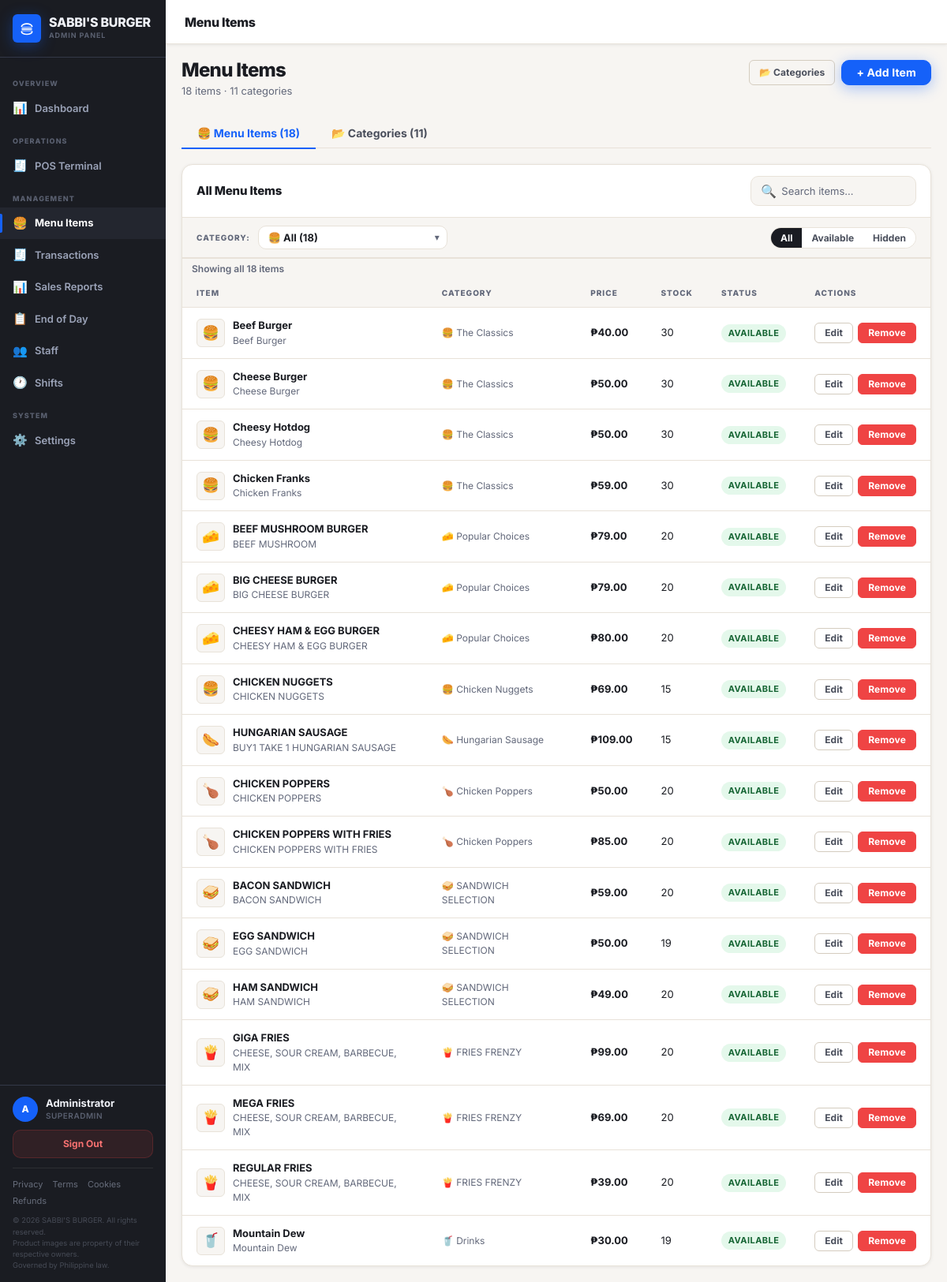
Before: /products (signed in) with the older database file.
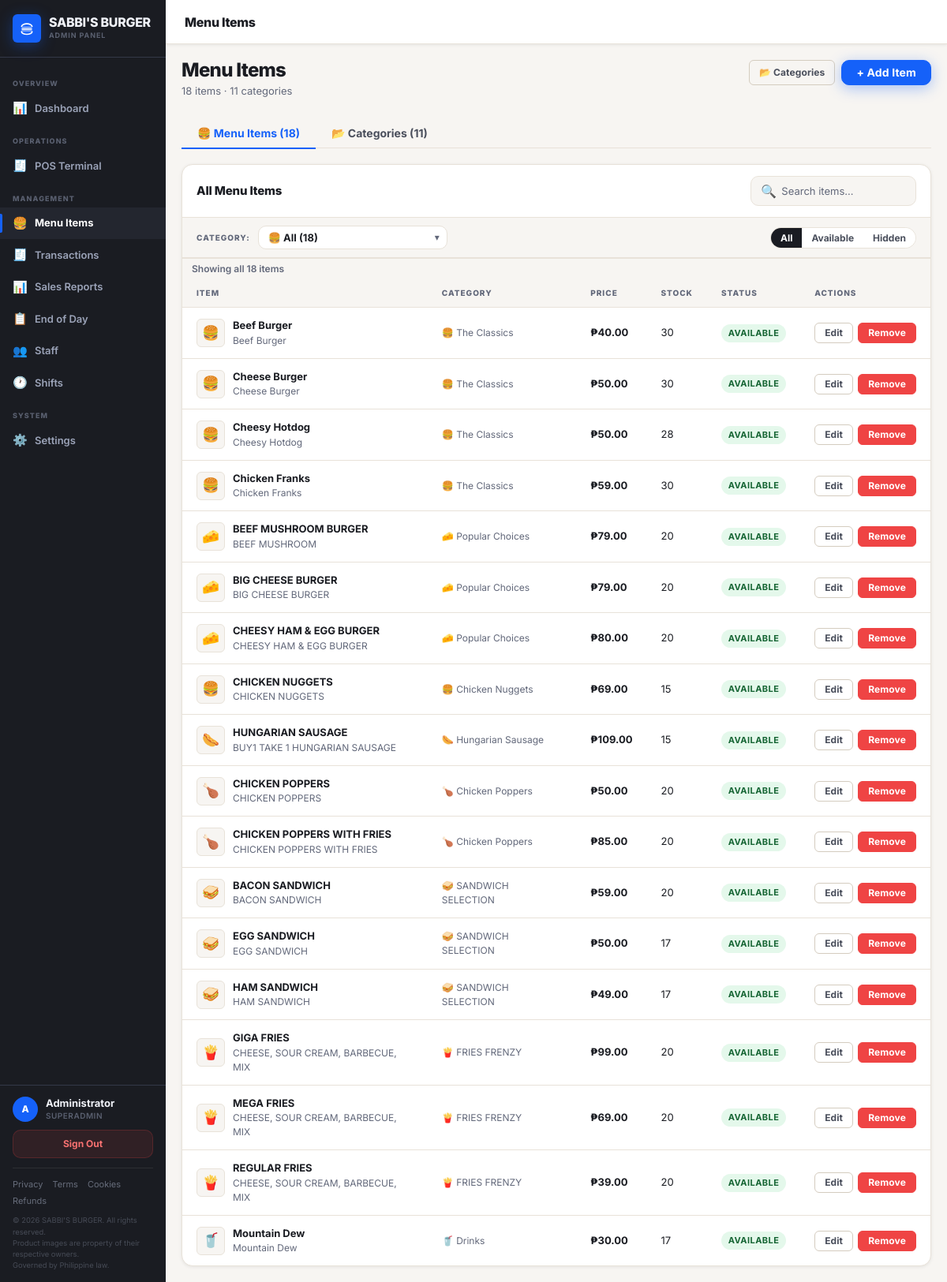
After: the same page with the newer database file.
### tables this page shows
CREATE TABLE products (
    id INTEGER PRIMARY KEY AUTOINCREMENT,
    name TEXT NOT NULL,
    description TEXT,
    price REAL NOT NULL,
    stock INTEGER NOT NULL DEFAULT 99,
    category_id INTEGER,
    barcode TEXT UNIQUE,
    image TEXT,
    is_available INTEGER NOT NULL DEFAULT 1,
    created_at TIMESTAMP DEFAULT CURRENT_TIMESTAMP,
    FOREIGN KEY (category_id) REFERENCES categories(id)
);

CREATE TABLE categories (
    id INTEGER PRIMARY KEY AUTOINCREMENT,
    name TEXT NOT NULL UNIQUE,
    icon TEXT DEFAULT '🍔',
    image TEXT,
    created_at TIMESTAMP DEFAULT CURRENT_TIMESTAMP
);

### app.py (the view)
@app.route('/products')
@superadmin_required
def products():
    return render_template('admin/products.html',
                           products=get_all_products(),
                           categories=get_all_categories(),
                           cat_counts=get_category_product_count())

### auth.py (called while the page is built)
def current_user():
    if 'user_id' not in session:
        return None
    with get_db() as conn:
        return conn.execute(
            "SELECT * FROM users WHERE id = ? AND is_active = 1", (session['user_id'],)
        ).fetchone()

def is_logged_in():
    return 'user_id' in session

def superadmin_required(f):
    @wraps(f)
    def decorated(*args, **kwargs):
        if not is_logged_in():
            flash('Please log in to continue.', 'warning')
            return redirect(url_for('login'))
        if session.get('role') != 'superadmin':
            flash('Access denied. Superadmin only.', 'error')
            abort(403)
        return f(*args, **kwargs)
    return decorated

### config.py (called while the page is built)
def load_settings():
    try:
        with open(SETTINGS_PATH, 'r', encoding='utf-8') as f:
            data = json.load(f)
        return {**DEFAULTS, **data}
    except Exception:
        return dict(DEFAULTS)

### database.py (called while the page is built)
def get_db():
    conn = sqlite3.connect(DATABASE)
    conn.row_factory = sqlite3.Row
    conn.execute("PRAGMA foreign_keys = ON")
    return conn

def get_all_categories():
    with get_db() as conn:
        return conn.execute("SELECT * FROM categories ORDER BY id").fetchall()

### templates/admin/products.html (shortened to what the changed rows need)
{% extends "admin/base_admin.html" %}
{% block content %}
<div class="page-header">
  <div>
    <h1>Menu Items</h1>
  </div>
</div>
<div class="tab-panel active" id="panel-items">
  {% set low_stock_items = products|selectattr('stock','le',10)|selectattr('is_available','equalto',1)|list %}
  {% set out_of_stock = low_stock_items|selectattr('stock','equalto',0)|list %}
  <div class="table-card">
    <div class="table-wrap">
      <table id="products-table">
        <thead>
          <tr><th>Item</th><th>Category</th><th>Price</th><th>Stock</th><th>Status</th><th>Actions</th></tr>
        </thead>
        <tbody>
          {% for p in products %}
          <tr data-cat="{{ p.category_id or 'none' }}"
              data-available="{{ '1' if p.is_available else '0' }}"
              data-stock="{{ p.stock }}"
              data-name="{{ p.name|lower }}">
            <td>
              <div class="prod-cell">
                {% if p.image %}
                  <img src="{{ url_for('static', filename=p.image) }}" class="prod-thumb" alt="{{ p.name }}">
                {% else %}
                  <div class="prod-thumb-placeholder">{{ p.category_icon or '🍔' }}</div>
                {% endif %}
                <div>
                  <div style="font-weight:700">{{ p.name }}</div>
                  {% if p.description %}<div style="font-size:.75rem;color:var(--text-dark-3)">{{ p.description }}</div>{% endif %}
                </div>
              </div>
            </td>
            <td class="td-muted">{{ p.category_icon or '' }} {{ p.category_name or '—' }}</td>
            <td><strong>{{ currency }}{{ "%.2f"|format(p.price) }}</strong></td>
            <td>
              {% if p.stock <= 0 %}<span class="badge badge-inactive">Out</span>
              {% elif p.stock <= 10 %}<span style="color:var(--warning);font-weight:700">⚠ {{ p.stock }}</span>
              {% else %}{{ p.stock }}{% endif %}
            </td>
            <td>
              {% if p.is_available %}<span class="badge badge-active">Available</span>
              {% else %}<span class="badge badge-inactive">Hidden</span>{% endif %}
            </td>
            <td>
              <div class="td-actions">
                <button class="btn btn-ghost btn-sm" onclick="openEditProductModal({
                  id:'{{ p.id }}', name:'{{ p.name|replace("'","\\'") }}',
                  description:'{{ (p.description or "")|replace("'","\\'") }}',
                  price:'{{ p.price }}', stock:'{{ p.stock }}',
                  category_id:'{{ p.category_id or "" }}',
                  barcode:'{{ p.barcode or "" }}',
                  is_available:'{{ p.is_available }}',
                  image:'{{ p.image or "" }}'
                })">Edit</button>
                <form id="del-p-{{ p.id }}" method="POST" action="{{ url_for('delete_product_route', product_id=p.id) }}" style="display:inline">
                  <button type="button" class="btn btn-danger btn-sm"
                    onclick="confirmDelete('del-p-{{ p.id }}','Remove {{ p.name|replace("'","\\'") }} from menu?')">Remove</button>
                </form>
              </div>
            </td>
          </tr>
          {% else %}
          <tr><td colspan="6" style="text-align:center;padding:2rem;color:var(--text-dark-3)">No items yet.</td></tr>
          {% endfor %}
        </tbody>
      </table>
    </div>
  </div>
</div>
{% endblock %}

Changed rows visible on the page:
changed products "Cheesy Hotdog": stock "30" → "28"
changed products "EGG SANDWICH": stock "19" → "17"
changed products "HAM SANDWICH": stock "20" → "17"
changed products "Mountain Dew": stock "19" → "17"
